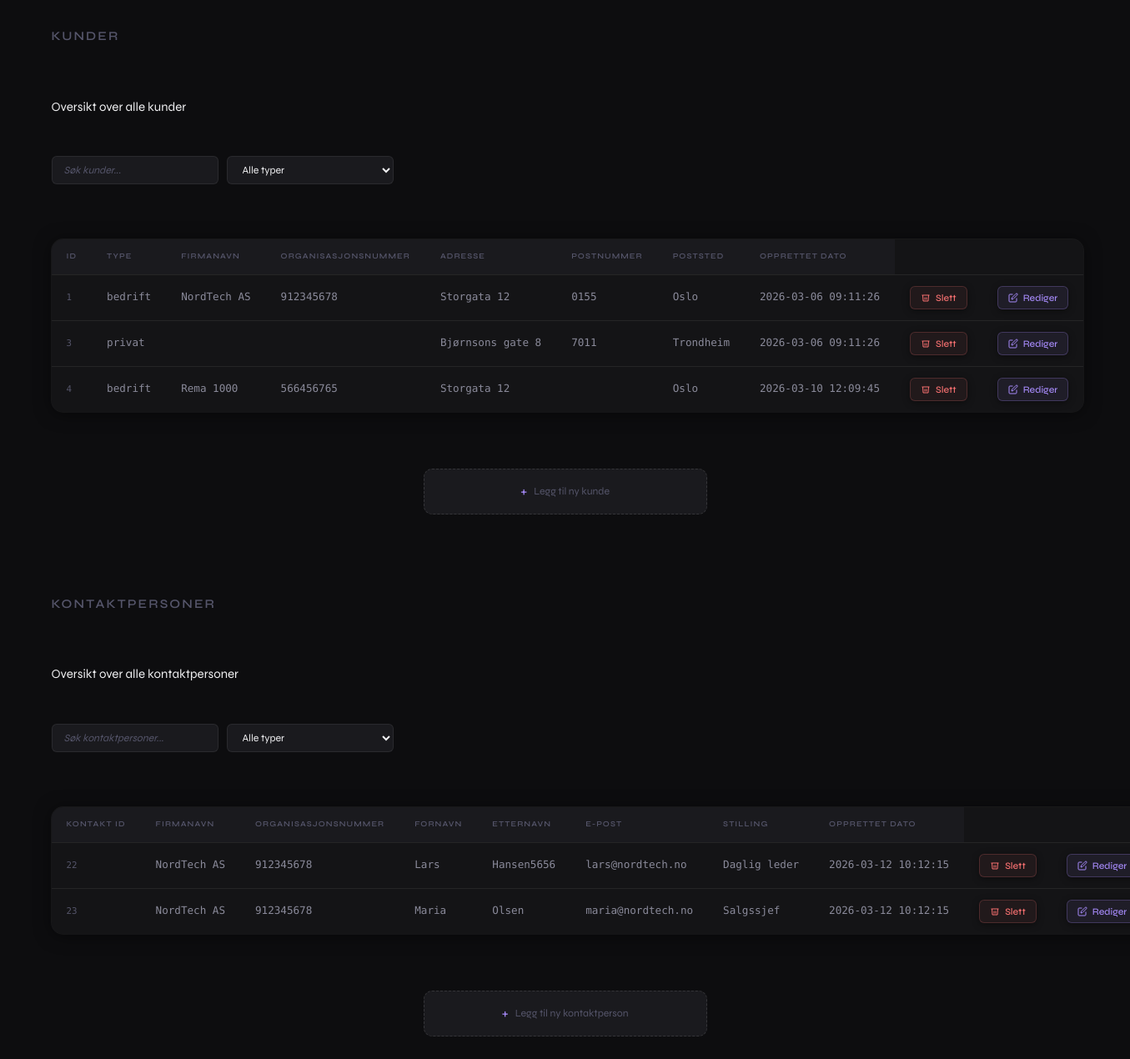
The page / on the database its author committed.
### tables this page shows
CREATE TABLE `kunder` (
  `kunde_id` int(11) NOT NULL,
  `kundetype` enum('privat','bedrift') NOT NULL,
  `firmanavn` varchar(100) DEFAULT NULL,
  `organisasjonsnummer` varchar(50) DEFAULT NULL,
  `adresse` varchar(255) DEFAULT NULL,
  `opprettet_dato` timestamp NOT NULL DEFAULT current_timestamp(),
  `postnummer` varchar(10) DEFAULT NULL,
  `poststed` varchar(100) DEFAULT NULL
);

CREATE TABLE `kontaktpersoner` (
  `kontakt_id` int(11) NOT NULL,
  `kunde_id` int(11) NOT NULL,
  `fornavn` varchar(100) NOT NULL,
  `etternavn` varchar(100) NOT NULL,
  `epost` varchar(100) DEFAULT NULL,
  `telefon` varchar(30) DEFAULT NULL,
  `stilling` varchar(100) DEFAULT NULL,
  `opprettet_dato` timestamp NOT NULL DEFAULT current_timestamp()
);

### db.php (called while the page is built, shortened)
<?php
$hostname = "localhost";
$username = "root";
$password = "";
$database = "crm_gr1";
$conn = new mysqli($hostname, $username, $password, $database);
$sqlkunder = "SELECT * FROM kunder";
$sqlkontaktpersoner = "SELECT * FROM kontaktpersoner";
$resultkunder = $conn->query($sqlkunder);
$resultkontaktpersoner = $conn->query($sqlkontaktpersoner);
?>

### config.php (called while the page is built, shortened)
<?php
require_once "db.php";
$editing_kunde_id = isset($_GET['edit_kunde']) ? intval($_GET['edit_kunde']) : null;
$editing_kontakt_id = isset($_GET['edit_kontakt']) ? intval($_GET['edit_kontakt']) : null;
?>

### index.php (the view, shortened to what this page needs)
<?php
require_once "config.php";
?>
<!DOCTYPE html>
<html lang="en">
<head>
    <link rel="stylesheet" href="src/css/styl.css">
</head>
<body>
    <main>
        <h2>Kunder</h2>
        <p>Oversikt over alle kunder</p>
        <div class="controls" style="text-align:center; margin-bottom:10px;">
            <input type="text" id="kundeSearch" placeholder="Søk kunder..." />
            <select id="kundeTypeFilter">
                <option value="">Alle typer</option>
            </select>
        </div>
        <table id="kundeTable" style="margin: auto;">
            <tr><th>ID</th><th>Type</th><th>Firmanavn</th><th>Organisasjonsnummer</th><th>Adresse</th><th>Postnummer</th><th>Poststed</th><th>Opprettet dato</th></tr>
            <?php
            if ($resultkunder->num_rows > 0) {
                while($row = $resultkunder->fetch_assoc()) {
                    if ($editing_kunde_id !== null && $editing_kunde_id == $row["kunde_id"]) {
                        echo "<tr>
                                <form method='post' action='rediger.php'>
                                    <td>" . htmlspecialchars($row["kunde_id"], ENT_QUOTES) . "</td>
                                    <td><input type='text' name='kundetype' value='" . htmlspecialchars($row["kundetype"], ENT_QUOTES) . "' required></td>
                                    <td><input type='text' name='firmanavn' value='" . htmlspecialchars($row["firmanavn"], ENT_QUOTES) . "' required></td>
                                    <td><input type='text' name='organisasjonsnummer' value='" . htmlspecialchars($row["organisasjonsnummer"], ENT_QUOTES) . "' required></td>
                                    <td><input type='text' name='adresse' value='" . htmlspecialchars($row["adresse"], ENT_QUOTES) . "' required></td>
                                    <td>Oppdateres automatisk</td>
                                    <td>
                                        <a href='index.php'><button type='button'>Avbryt</button></a>
                                    </td>
                                    <td>
                                        <button type='submit' name='SaveKunde' value='" . $row["kunde_id"] . "'>Lagre</button>
                                    </td>
                                </form>
                              </tr>";
                    } else {
                        echo "<tr data-type='" . htmlspecialchars($row["kundetype"], ENT_QUOTES) . "'>
                                <td>" . htmlspecialchars($row["kunde_id"]) . "</td>
                                <td>" . htmlspecialchars($row["kundetype"]) . "</td>
                                <td>" . htmlspecialchars($row["firmanavn"]) . "</td>
                                <td>" . htmlspecialchars($row["organisasjonsnummer"]) . "</td>
                                <td>" . htmlspecialchars($row["adresse"]) . "</td>
                                <td>" . htmlspecialchars($row["postnummer"]) . "</td>
                                <td>" . htmlspecialchars($row["poststed"]) . "</td>
                                <td>" . htmlspecialchars($row["opprettet_dato"]) . "</td>
                                <td>
                                    <form method='GET' action='delete.php'>
                                        <input type='hidden' name='id' value='" . $row['kunde_id'] . "'>
                                        <button type='submit' onclick=\"return confirm('Er du sikker på at du vil slette denne kunden?')\"><svg width='12' height='12' viewBox='0 0 24 24' fill='none' stroke='currentColor' stroke-width='2'><polyline points='3 6 5 6 21 6'/><path d='M19 6l-1 14H6L5 6'/><path d='M10 11v6M14 11v6'/></svg> Slett</button>
                                    </form>
                                </td>
                                <td>
                                    <form method='GET' action='redigerkunde.php'>
                                        <input type='hidden' name='id' value='{$row['kunde_id']}'>
                                        <button type='submit' class='btn btn-edit'>
                                            <svg width='12' height='12' viewBox='0 0 24 24' fill='none' stroke='currentColor' stroke-width='2'><path d='M11 4H4a2 2 0 0 0-2 2v14a2 2 0 0 0 2 2h14a2 2 0 0 0 2-2v-7'/><path d='M18.5 2.5a2.121 2.121 0 0 1 3 3L12 15l-4 1 1-4 9.5-9.5z'/></svg>
                                            Rediger
                                        </button>
                                    </form>
                                </td>
                            </tr>";
                    }
                }
            } else {
                echo "<tr><td colspan='8'>Ingen data funnet</td></tr>";
            }
            ?>
        </table>
        <a href="addkunde.php"><article style="margin: auto; max-width: 327.812px; margin-top: 2vh; text-align: center;">Legg til ny kunde</article></a>
    </main>
    <main>
        <h2>Kontaktpersoner</h2>
        <p>Oversikt over alle kontaktpersoner</p>
        <div class="controls" style="text-align:center; margin-bottom:10px;">
            <input type="text" id="kontaktSearch" placeholder="Søk kontaktpersoner..." />
            <select id="kontaktTypeFilter">
                <option value="">Alle typer</option>
            </select>
        </div>
        <table id="kontaktpersonTable" style="margin: auto;">
            <tr><th>Kontakt id</th><th>Firmanavn</th><th>Organisasjonsnummer</th><th>Fornavn</th><th>Etternavn</th><th>E-post</th><th>Stilling</th><th>Opprettet dato</th></tr>
            <?php
            $sqlAllKunder = "SELECT kunde_id, firmanavn, organisasjonsnummer FROM kunder";
            $resultAllKunder = $conn->query($sqlAllKunder);
            $kundeliste = [];
            while ($k = $resultAllKunder->fetch_assoc()) {
                $kundeliste[$k['kunde_id']] = [
                    'firmanavn' => $k['firmanavn'],
                    'organisasjonsnummer' => $k['organisasjonsnummer'] ?? ''
                ];
            }
            if ($resultkontaktpersoner->num_rows > 0) {
                while($row = $resultkontaktpersoner->fetch_assoc()) {
                    if ($editing_kontakt_id !== null && $editing_kontakt_id == $row["kontakt_id"]) {
                        $kundeOptions = "";
                        foreach ($kundeliste as $kid => $fnavn) {
                            $selected = ($kid == $row["kunde_id"]) ? "selected" : "";
                            $kundeOptions .= "<option value='$kid' $selected>" . htmlspecialchars($fnavn['firmanavn'], ENT_QUOTES) . "</option>";
                        }
                        echo "<tr>
                                <form method='post' action='rediger.php'>
                                    <td>" . htmlspecialchars($row["kontakt_id"], ENT_QUOTES) . "</td>
                                    <td><select name='kunde_id'>$kundeOptions</select></td>
                                    <td><input type='text' name='fornavn' value='" . htmlspecialchars($row["fornavn"], ENT_QUOTES) . "' required></td>
                                    <td><input type='text' name='etternavn' value='" . htmlspecialchars($row["etternavn"], ENT_QUOTES) . "' required></td>
                                    <td><input type='email' name='epost' value='" . htmlspecialchars($row["epost"], ENT_QUOTES) . "' required></td>
                                    <td><input type='text' name='stilling' value='" . htmlspecialchars($row["stilling"] ?? '', ENT_QUOTES) . "'></td>
                                    <td>Oppdateres automatisk</td>
                                    <td>
                                        <a href='index.php'><button type='button'>Avbryt</button></a>
                                    </td>
                                    <td>
                                        <button type='submit' name='SaveKontakt' value='" . $row["kontakt_id"] . "'>Lagre</button>
                                    </td>
                                </form>
                              </tr>";
                    } else {
                        $kundeInfo = $kundeliste[$row['kunde_id']] ?? ['firmanavn'=>'Ukjent','organisasjonsnummer'=>'Ukjent'];
                        $firmanavn = $kundeInfo['firmanavn'];
                        $orgnr = $kundeInfo['organisasjonsnummer'];
                        echo "<tr data-type='" . htmlspecialchars($row["stilling"], ENT_QUOTES) . "'>
                                <td>" . htmlspecialchars($row["kontakt_id"]) . "</td>
                                <td>" . htmlspecialchars($firmanavn) . "</td>
                                <td>" . htmlspecialchars($orgnr) . "</td>
                                <td>" . htmlspecialchars($row["fornavn"]) . "</td>
                                <td>" . htmlspecialchars($row["etternavn"]) . "</td>
                                <td>" . htmlspecialchars($row["epost"]) . "</td>
                                <td>" . htmlspecialchars($row["stilling"] ?? '') . "</td>
                                <td>" . htmlspecialchars($row["opprettet_dato"]) . "</td>
                                <td>
                                    <form method='GET' action='delete.php'>
                                        <input type='hidden' name='kontakt_id' value='" . $row['kontakt_id'] . "'>
                                        <button type='submit' onclick=\"return confirm('Er du sikker på at du vil slette denne kontaktpersonen?')\"><svg width='12' height='12' viewBox='0 0 24 24' fill='none' stroke='currentColor' stroke-width='2'><polyline points='3 6 5 6 21 6'/><path d='M19 6l-1 14H6L5 6'/><path d='M10 11v6M14 11v6'/></svg> Slett</button>
                                    </form>
                                </td>
                                <td>
                                    <form method='GET' action='redigerkontakt.php'>
                                        <input type='hidden' name='id' value='" . $row['kontakt_id'] . "'>
                                        <button type='submit' name='EditKontakt' class='btn btn-edit'>
                                            <svg width='12' height='12' viewBox='0 0 24 24' fill='none' stroke='currentColor' stroke-width='2'>
                                                <path d='M11 4H4a2 2 0 0 0-2 2v14a2 2 0 0 0 2 2h14a2 2 0 0 0 2-2v-7'/>
                                                <path d='M18.5 2.5a2.121 2.121 0 0 1 3 3L12 15l-4 1 1-4 9.5-9.5z'/>
                                            </svg>
                                            Rediger
                                        </button>
                                    </form>
                                </td>
                            </tr>";
                    }
                }
            } else {
                echo "<tr><td colspan='9'>Ingen data funnet</td></tr>";
            }
            ?>
        </table>
        <a href="addkontakt.php"><article style="margin: auto; max-width: 327.812px; margin-top: 2vh; text-align: center;">Legg til ny kontaktperson</article></a>
    </main>
</body>
</html>

### src/css/styl.css (style rules this page uses)
:root { --bg0:#0d0d0f; --bg1:#141416; --bg2:#1a1a1e; --bg3:#1f1f24; --b:rgba(255,255,255,.07); --bf:rgba(255,255,255,.18); --t0:#f0f0f2; --t1:#8a8a9a; --t2:#55556a; --pur:#a78bfa; --grn:#34d399; --red:#f87171; --r1:6px; --r2:10px; --r3:14px; --r4:20px; --sh:0 2px 20px rgba(0,0,0,.5),0 0 0 1px var(--b); --fx:'Syne',sans-serif; --fm:'DM Mono',monospace; --e:.18s cubic-bezier(.4,0,.2,1); }
*,*::before,*::after { box-sizing:border-box; margin:0; padding:0; }
html { font-size:15px; scroll-behavior:smooth; }
body { background:var(--bg0); color:var(--t0); font-family:var(--fx); line-height:1.5; min-height:100vh; -webkit-font-smoothing:antialiased; }
a { color:inherit; text-decoration:none; }
main { max-width: 1280px; margin: auto; padding: 32px 24px 64px; display: flex; flex-direction: column; gap: 48px; }
h2 { font-size:1rem; font-weight:600; letter-spacing:.14em; text-transform:uppercase; color:var(--t2); margin-bottom:14px; }
.controls { display:flex; gap:10px; margin-bottom:18px !important; }
.controls input, .controls select { background:var(--bg2); border:1px solid var(--b); border-radius:var(--r1); color:var(--t0); font-family:var(--fx); font-size:.82rem; padding:8px 14px; outline:none; min-width:200px; transition:border-color var(--e),background var(--e); }
.controls input::placeholder { color:var(--t2); font-style:italic; }
table { width: 100%; border-collapse: collapse; background: var(--bg1); border-radius: var(--r3); overflow: hidden; box-shadow: var(--sh); }
table tr { border-bottom:1px solid var(--b); transition:background var(--e); animation:up .3s ease both; }
table tr:last-child { border-bottom:none; }
table tr:first-child { background:var(--bg2); }
table tr:nth-child(3) { animation-delay:.07s }
table tr:nth-child(4) { animation-delay:.10s }
table tr:nth-child(n+5) { animation-delay:.13s }
th { font-size:.62rem; font-weight:600; letter-spacing:.12em; text-transform:uppercase; color:var(--t2) !important; text-align:left !important; padding:14px 18px; border-bottom:1px solid var(--b); white-space:nowrap; }
td { padding:13px 18px; font-size:.84rem; color:var(--t1); font-family:var(--fm); white-space:nowrap; vertical-align:middle; }
td:first-child { color:var(--t2); font-size:.72rem; }
td form { display:inline-flex; }
button { display: inline-flex; align-items: center; gap: 6px; padding: 6px 12px; border: 1px solid var(--b); border-radius: var(--r1); background: var(--bg2); color: var(--t1); font-family: var(--fx); font-size: .76rem; font-weight: 500; cursor: pointer; white-space: nowrap; transition: all var(--e); box-shadow: 0 2px 8px rgba(0,0,0,.4); }
.btn-edit { color:var(--pur)!important; border-color:rgba(167,139,250,.25)!important; background:rgba(167,139,250,.08)!important; }
button[onclick*="slette"] { color:var(--red); border-color:rgba(248,113,113,.2); background:rgba(248,113,113,.06); }
article { display: flex; align-items: center; justify-content: center; gap: 8px; margin: 20px auto 0 !important; padding: 13px 24px; max-width: 340px !important; background: var(--bg2); border: 1px dashed rgba(255,255,255,.12); border-radius: var(--r2); color: var(--t2); font-size: .82rem; cursor: pointer; transition: all var(--e); }
article::before { content:'+'; font-size:1.2rem; color:var(--pur); }

### index.php (style rules this page uses)
th { text-align: left; }

### rows shown on the page
kunder: kunde_id "1", kundetype "bedrift", firmanavn "NordTech AS", organisasjonsnummer "912345678", adresse "Storgata 12", postnummer "0155", poststed "Oslo", opprettet_dato "2026-03-06 09:11:26"
kunder: kunde_id "3", kundetype "privat", adresse "Bjørnsons gate 8", postnummer "7011", poststed "Trondheim", opprettet_dato "2026-03-06 09:11:26"
kunder: kunde_id "4", kundetype "bedrift", firmanavn "Rema 1000", organisasjonsnummer "566456765", adresse "Storgata 12", poststed "Oslo", opprettet_dato "2026-03-10 12:09:45"
kontaktpersoner: kontakt_id "22", kunde "NordTech AS", kunde "912345678", fornavn "Lars", etternavn "Hansen5656", epost "lars@nordtech.no", stilling "Daglig leder", opprettet_dato "2026-03-12 10:12:15"
kontaktpersoner: kontakt_id "23", kunde "NordTech AS", kunde "912345678", fornavn "Maria", etternavn "Olsen", epost "maria@nordtech.no", stilling "Salgssjef", opprettet_dato "2026-03-12 10:12:15"
